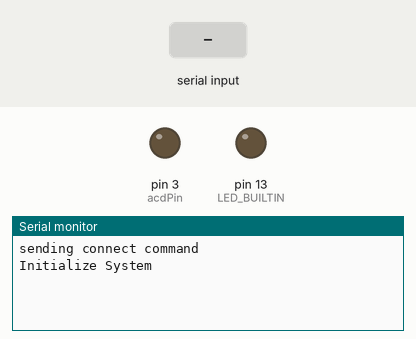
A sketch run on a simulated Arduino Uno, built with avr-gcc and run on an emulated ATmega328P. Parts: output pins drawn as LEDs (lit = HIGH), the last lines printed to the serial monitor. The inputs (shaded band) are chosen by the test bench.

Above: at 6.2 s.
6.3 s: "IPv6 address\n" received over the second serial link
At 7.5 s:
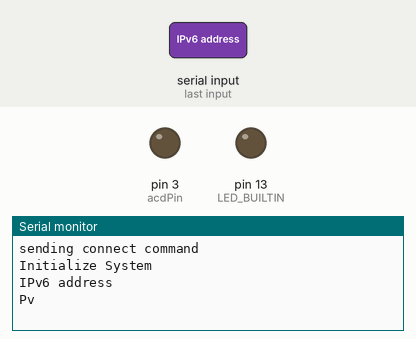
7.8 s: "on\n" received over the second serial link
At 8.5 s:
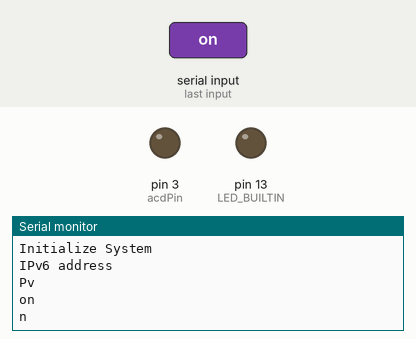
9.3 s: "off\n" received over the second serial link
At 9.7 s:
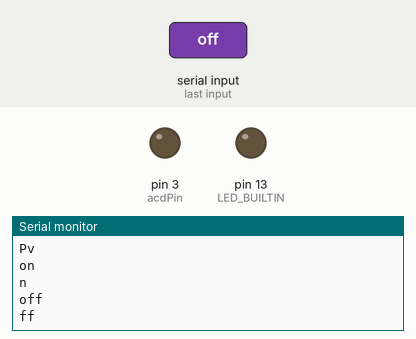

Measured:
- after the input at 6.3 s, the serial monitor: prints a new line at once (image 1)
- after the input at 7.8 s, the serial monitor: prints a new line at once (image 2)
- after the input at 9.3 s, the serial monitor: prints a new line at once (image 3)

The sketch:

Wisun_arduino.ino
```cpp
#include <SoftwareSerial.h>
#include <RBDdimmer.h>//https://github.com/RobotDynOfficial/RBDDimmer
//Parameters
const int zeroCrossPin = 2;
const int acdPin = 3;
int MIN_POWER = 21;
int MAX_POWER = 45;
//Variables
int power = 0;
//Objects
SoftwareSerial mySerial(7, 8);//rx,tx
dimmerLamp acd(acdPin);
void setup(){
delay(5000);
Serial.begin(9600);
mySerial.begin(9600);
pinMode(13, OUTPUT);
pinMode(LED_BUILTIN, OUTPUT);
Serial.println("sending connect command");
Serial.println(F("Initialize System"));
acd.begin(NORMAL_MODE, ON);
mySerial.println("wisun connect");
}
void loop(){
String str="";
while(mySerial.available())
{
str=mySerial.readStringUntil('\n');
Serial.println(str);
Serial.println(str.substring(1,3));
delay(5);
if(str.substring(1,13)=="IPv6 address")
{
Serial.println("working");
//delay(500);
mySerial.println("wisun udp_server 5001");
//delay(1000);
mySerial.println("wisun udp_client fd12:3456::1 5005");
}
if(str.substring(1,3)=="on")
{
acd.setPower(MAX_POWER);
mySerial.println("wisun socket_write 4 \"its on!\"");
Serial.println("on");
digitalWrite(LED_BUILTIN, HIGH);
}
if(str.substring(1,4)=="off")
{
acd.setPower(0);
mySerial.println("wisun socket_write 4 \"its off!\"");
Serial.println("off");
digitalWrite(LED_BUILTIN, LOW);
}
if(str.substring(1,4)=="dim")
{
acd.setPower(MIN_POWER);
Serial.println("dim");
}
}
if (Serial.available()) {
mySerial.write(Serial.read());
}
}
```
